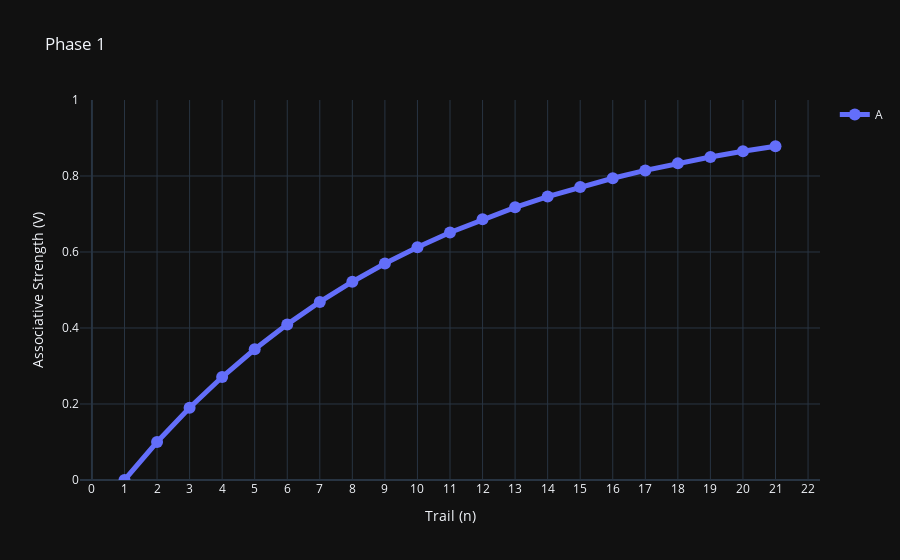
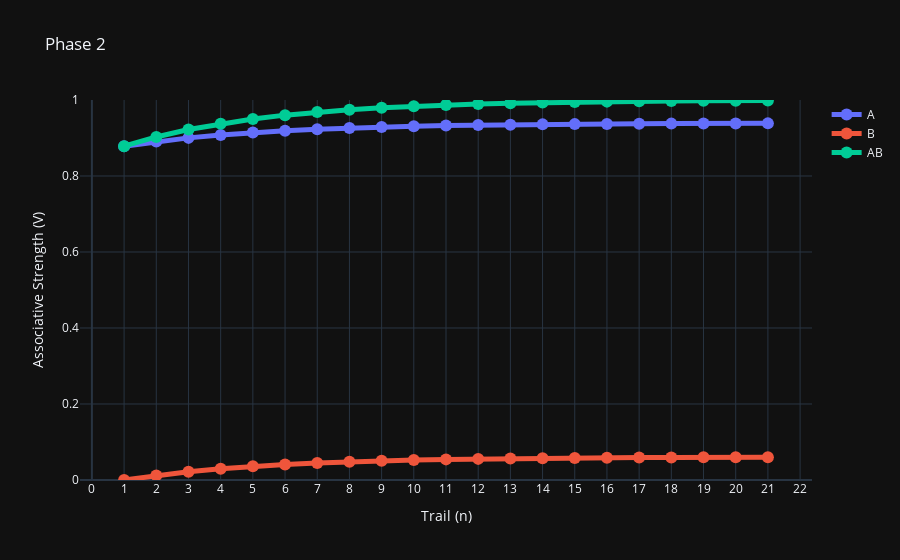
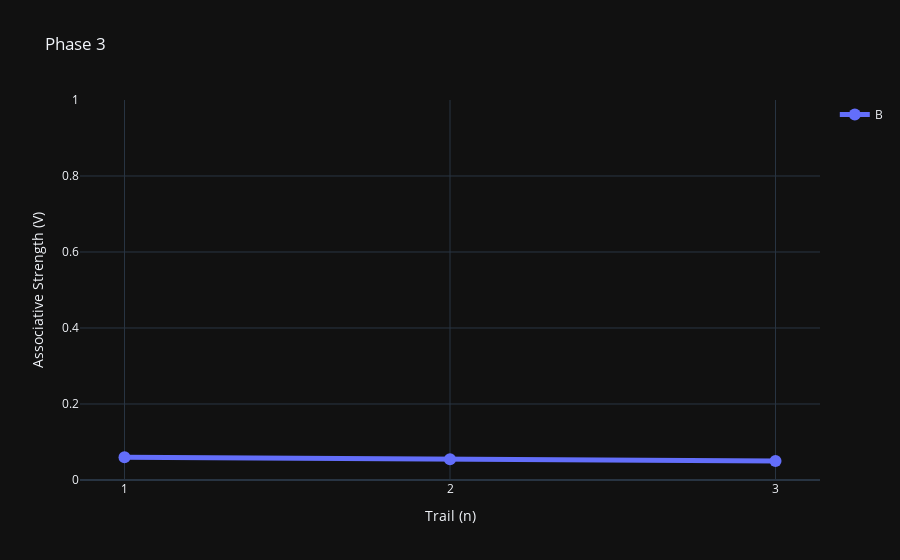

Notebook cell for these charts, in order:
### Markdown cell above
# Group Blk
<div class="alert alert-danger"><strong> Group Blk

</strong></div>

### Code cell
run_RW(phaseNum = 1, phases_command= ['20A+','20AB+', '2B-'],alpha={'A':.2,'B':.2},beta={'+':.5,'-':.45},lamda={'+':1,'-':0})

### Figure 1 — Plotly figure (JSON) as saved in the notebook; plotly's stock layout.template omitted (floating-point values rounded to 4 significant figures)
{"data": [{"line": {"width": 5}, "marker": {"size": 12}, "mode": "lines+markers", "name": "A", "showlegend": true, "type": "scatter", "x": [1, 2, 3, 4, 5, 6, 7, 8, 9, 10, 11, 12, 13, 14, 15, 16, 17, 18, 19, 20, 21], "y": [0, 0.1, 0.19, 0.271, 0.3439, 0.4095, 0.4686, 0.5217, 0.5695, 0.6126, 0.6513, 0.6862, 0.7176, 0.7458, 0.7712, 0.7941, 0.8147, 0.8332, 0.8499, 0.8649, 0.8784]}], "layout": {"title": {"text": "Phase 1"}, "xaxis": {"dtick": 1, "tick0": 0, "tickmode": "linear", "title": {"text": "Trail (n)"}}, "yaxis": {"exponentformat": "e", "range": [0, 1], "showexponent": "all", "title": {"text": "Associative Strength (V)"}}}}

### Figure 2 — Plotly figure (JSON) as saved in the notebook; plotly's stock layout.template omitted (floating-point values rounded to 4 significant figures)
{"data": [{"line": {"width": 5}, "marker": {"size": 12}, "mode": "lines+markers", "name": "A", "showlegend": true, "type": "scatter", "x": [1, 2, 3, 4, 5, 6, 7, 8, 9, 10, 11, 12, 13, 14, 15, 16, 17, 18, 19, 20, 21], "y": [0.8784, 0.8906, 0.9003, 0.9081, 0.9143, 0.9193, 0.9233, 0.9265, 0.929, 0.9311, 0.9327, 0.934, 0.935, 0.9359, 0.9365, 0.9371, 0.9375, 0.9378, 0.9381, 0.9383, 0.9385]}, {"line": {"width": 5}, "marker": {"size": 12}, "mode": "lines+markers", "name": "B", "showlegend": true, "type": "scatter", "x": [1, 2, 3, 4, 5, 6, 7, 8, 9, 10, 11, 12, 13, 14, 15, 16, 17, 18, 19, 20, 21], "y": [0, 0.01216, 0.02188, 0.02966, 0.03589, 0.04087, 0.04485, 0.04804, 0.05059, 0.05263, 0.05426, 0.05557, 0.05661, 0.05745, 0.05811, 0.05865, 0.05908, 0.05942, 0.05969, 0.05991, 0.06009]}, {"line": {"width": 5}, "marker": {"size": 12}, "mode": "lines+markers", "name": "AB", "showlegend": true, "type": "scatter", "x": [1, 2, 3, 4, 5, 6, 7, 8, 9, 10, 11, 12, 13, 14, 15, 16, 17, 18, 19, 20, 21], "y": [0.8784, 0.9027, 0.9222, 0.9378, 0.9502, 0.9602, 0.9681, 0.9745, 0.9796, 0.9837, 0.9869, 0.9896, 0.9916, 0.9933, 0.9947, 0.9957, 0.9966, 0.9973, 0.9978, 0.9982, 0.9986]}], "layout": {"title": {"text": "Phase 2"}, "xaxis": {"dtick": 1, "tick0": 0, "tickmode": "linear", "title": {"text": "Trail (n)"}}, "yaxis": {"exponentformat": "e", "range": [0, 1], "showexponent": "all", "title": {"text": "Associative Strength (V)"}}}}

### Figure 3 — Plotly figure (JSON) as saved in the notebook; plotly's stock layout.template omitted (floating-point values rounded to 4 significant figures)
{"data": [{"line": {"width": 5}, "marker": {"size": 12}, "mode": "lines+markers", "name": "B", "showlegend": true, "type": "scatter", "x": [1, 2, 3], "y": [0.06009, 0.05468, 0.04976]}], "layout": {"title": {"text": "Phase 3"}, "xaxis": {"dtick": 1, "tick0": 0, "tickmode": "linear", "title": {"text": "Trail (n)"}}, "yaxis": {"exponentformat": "e", "range": [0, 1], "showexponent": "all", "title": {"text": "Associative Strength (V)"}}}}
